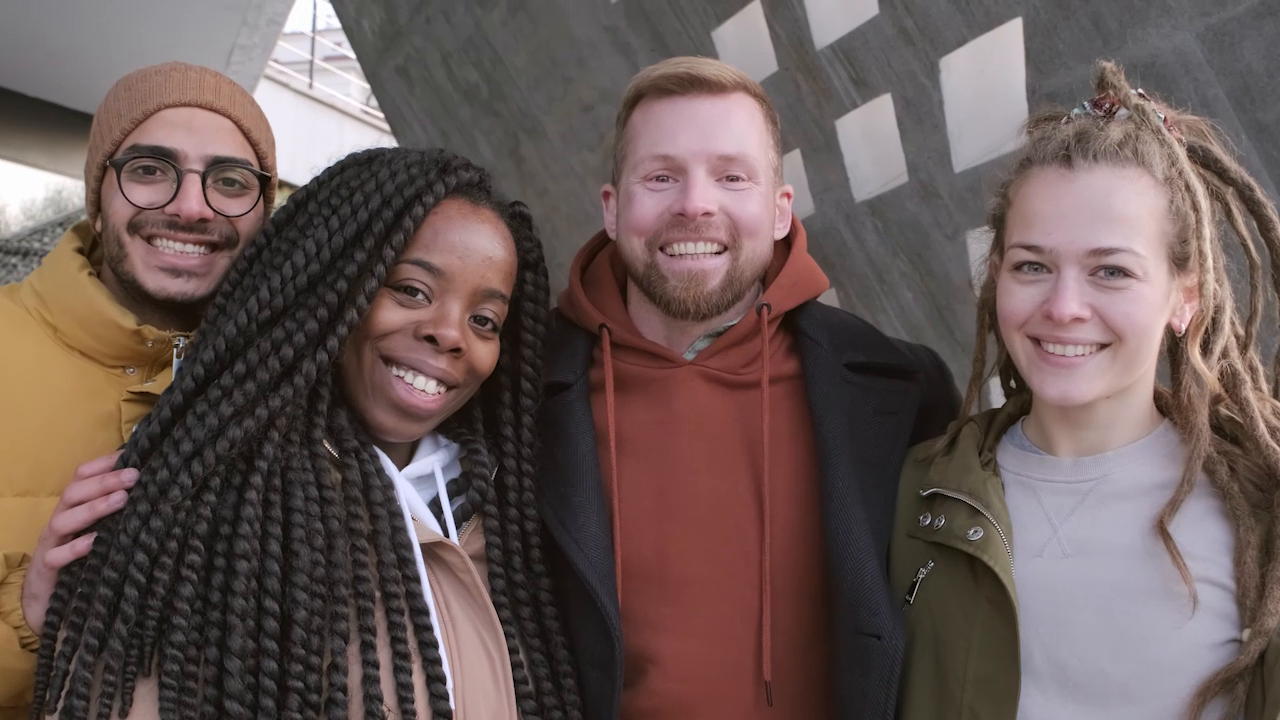
#> input picture frame 24 of Web-application/1.mp4, 1280 x 720 px, given in place of sample.mov, which was not available
$ jupyter execute --allow-errors arrange.ipynb   (text cells are left out)
#> lines starting #> are read from the running program, lines starting #| are printed output that depends on the picture; pictures that were not available may be replaced by others from this repository, and a replacement may not be noted
[cell 1]
import os
input_dir = os.path.join('videos', 'signed_videos')

# Loop through subdirectories
#> (the rest of this cell did not finish here and is left out)

[cell 2]
import os

input_dir = os.path.join('videos', 'signed_videos')

# Loop through subdirectories
#> (the rest of this cell did not finish here and is left out)

[cell 3]
import os
import shutil

path = "videos/signed_videos"

prefixes = ['ako', 'ikaw', 'maganda', 'magandang umaga', 'hi', 'hindi', 'oo', 'salamat', 'bakit', 'kamusta']

for root, dirs, files in os.walk('videos/signed_videos'):
    for prefix in prefixes:
        if prefix in dirs:
            prefix_count = 0
            for file in os.listdir(os.path.join(root, prefix)):
                if file.endswith(".MOV"):
                    prefix_count += 1
                    new_filename = f"{prefix_count}.MOV"
                    os.rename(os.path.join(root, prefix, file), os.path.join(root, prefix, new_filename))

[cell 4]
# count the number of frames in each video
from moviepy.video.io.VideoFileClip import VideoFileClip

# [20 lines left out: functions get_fps, print_fps_of_all_videos_in_subdirectories, not called in this run]

#> (a cell that did not finish here is left out)

[cell 6]
# This code will create a new video file called output.mp4 in your current working directory with only 30 frames.
# If your original video has less than 30 frames, it will repeat the last frame until it reaches 30 frames.
# If your original video has more than 30 frames, it will squeeze it down to 30 frames.

import cv2
import os

def squeeze_video_to_30_frames(video_path):
    # Open the video file
#> called with video_path = 'videos/signed_videos/sample.mov'
    cap = cv2.VideoCapture(video_path)

    # Get the total number of frames in the video
    total_frames = int(cap.get(cv2.CAP_PROP_FRAME_COUNT))

    # Calculate the number of frames to skip between each frame
    skip_frames = int(total_frames / 30)

    # Create a new video writer object
    fourcc = cv2.VideoWriter_fourcc(*'mp4v')
    out = cv2.VideoWriter('output.mp4', fourcc, 30, (640, 480))

    # Loop through each frame in the video
    for i in range(total_frames):
        # Read the current frame
        ret, frame = cap.read()

        # If we've reached a frame that we want to keep
        if i % skip_frames == 0:
            # Write the frame to the output video
            out.write(frame)

        # If we've reached the end of the video
        if i == total_frames - 1:
            # Repeat the last frame until we have 30 frames
            while out.get(cv2.CAP_PROP_FRAME_COUNT) < 30:
                out.write(frame)
#> this loop made 31 passes
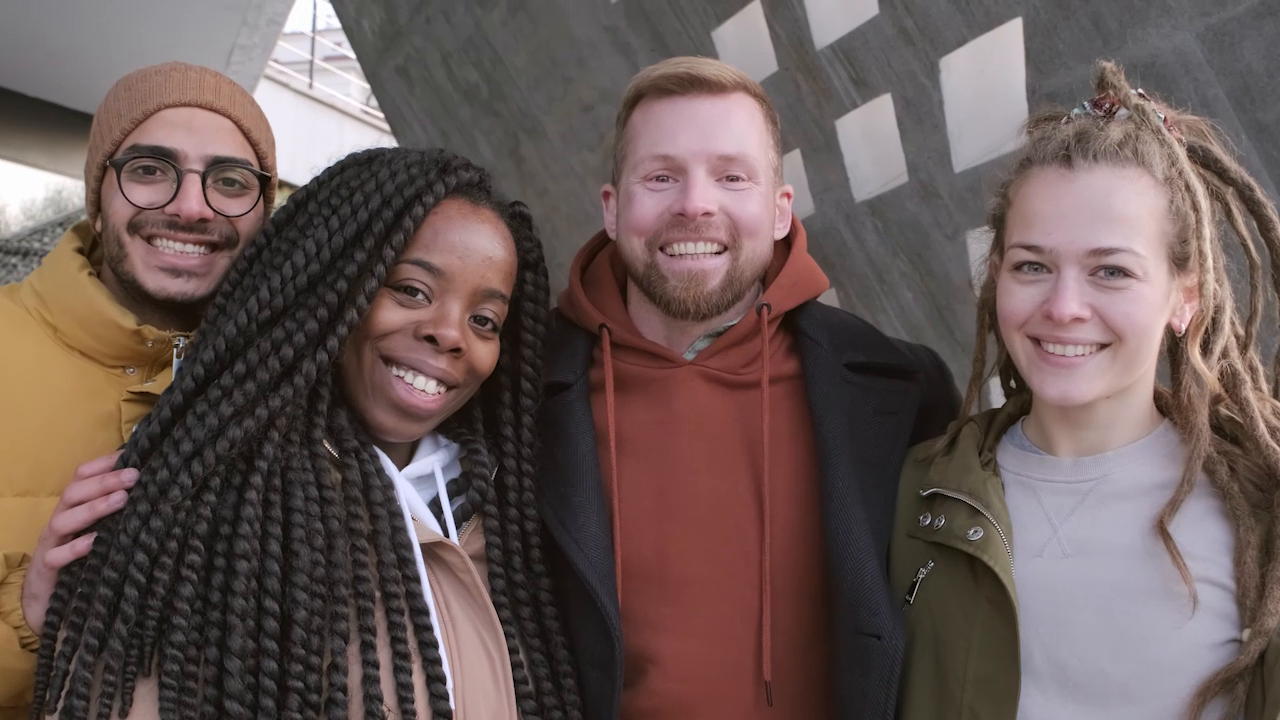
#> input picture frame 24 of Web-application/1.mp4, 1280 x 720 px, given in place of sample.mov, which was not available
#> pass 3, in squeeze_video_to_30_frames, `ret, frame = cap.read()`:
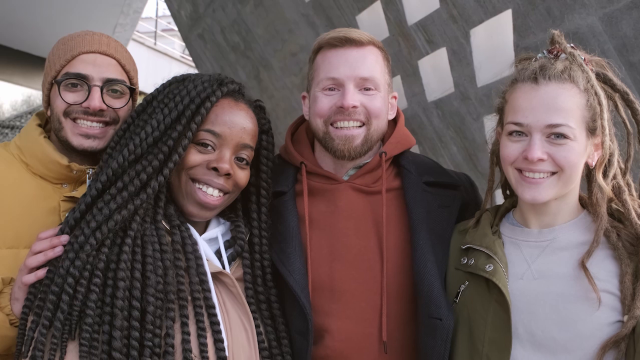
#> frame: shape (720, 1280, 3) (shown at 1/2 size); mean B, G, R 87.3, 89.5, 106.4
#> after the loop:
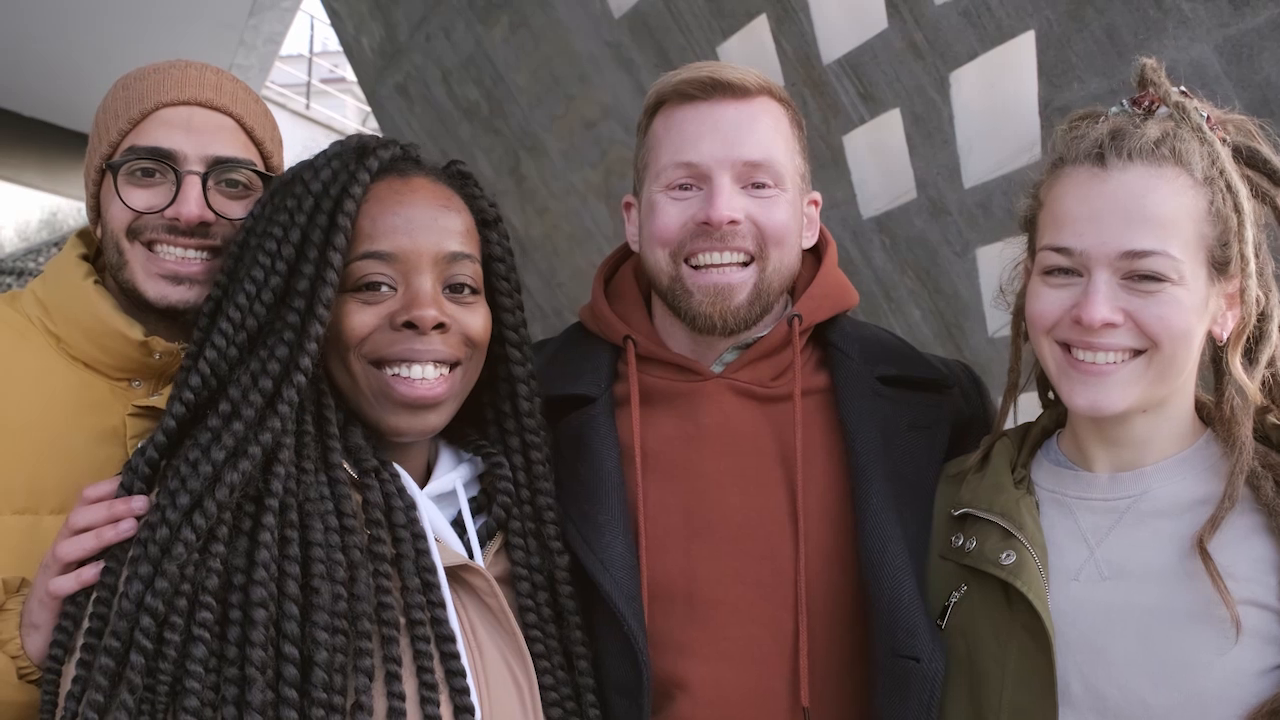
#> frame: shape (720, 1280, 3); mean B, G, R 86.7, 89, 106

    # Release the video capture and writer objects
    cap.release()
    out.release()

$ run again, starting later in the video
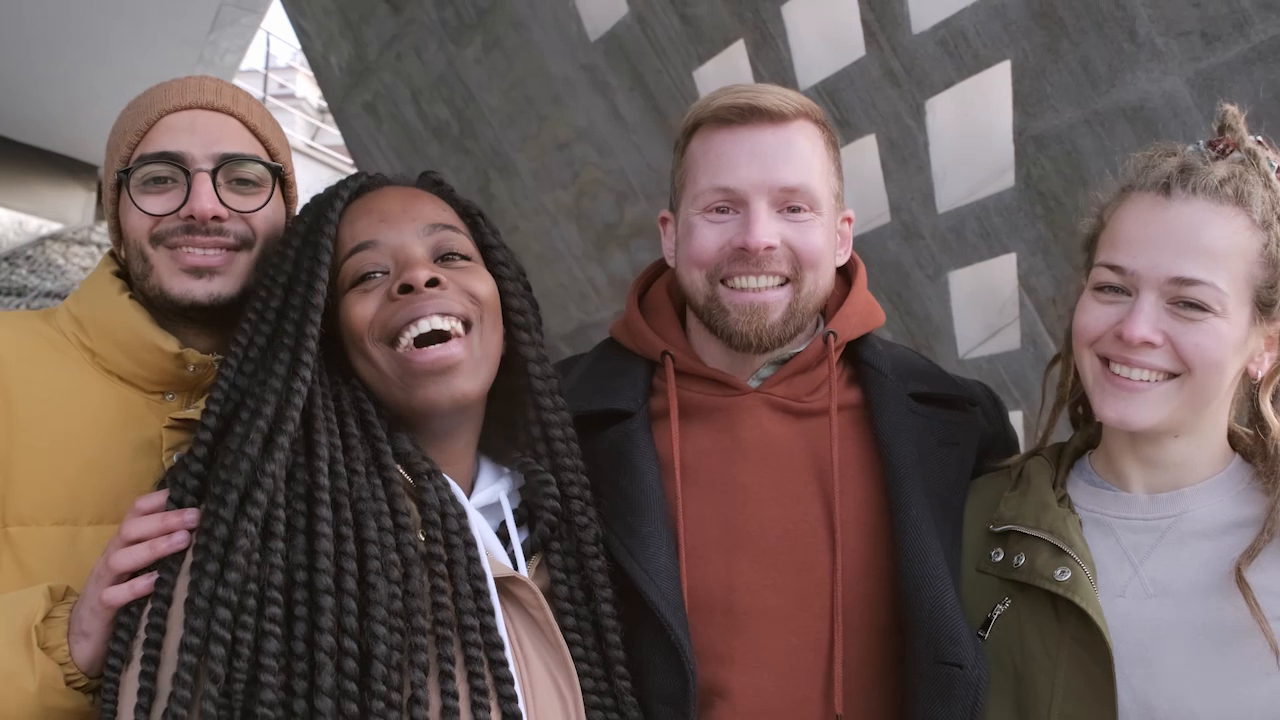
#> input picture frame 108 of Web-application/1.mp4, 1280 x 720 px, given in place of sample.mov, which was not available
#> the loop in squeeze_video_to_30_frames, `for i in range(total_frames):` made 31 passes
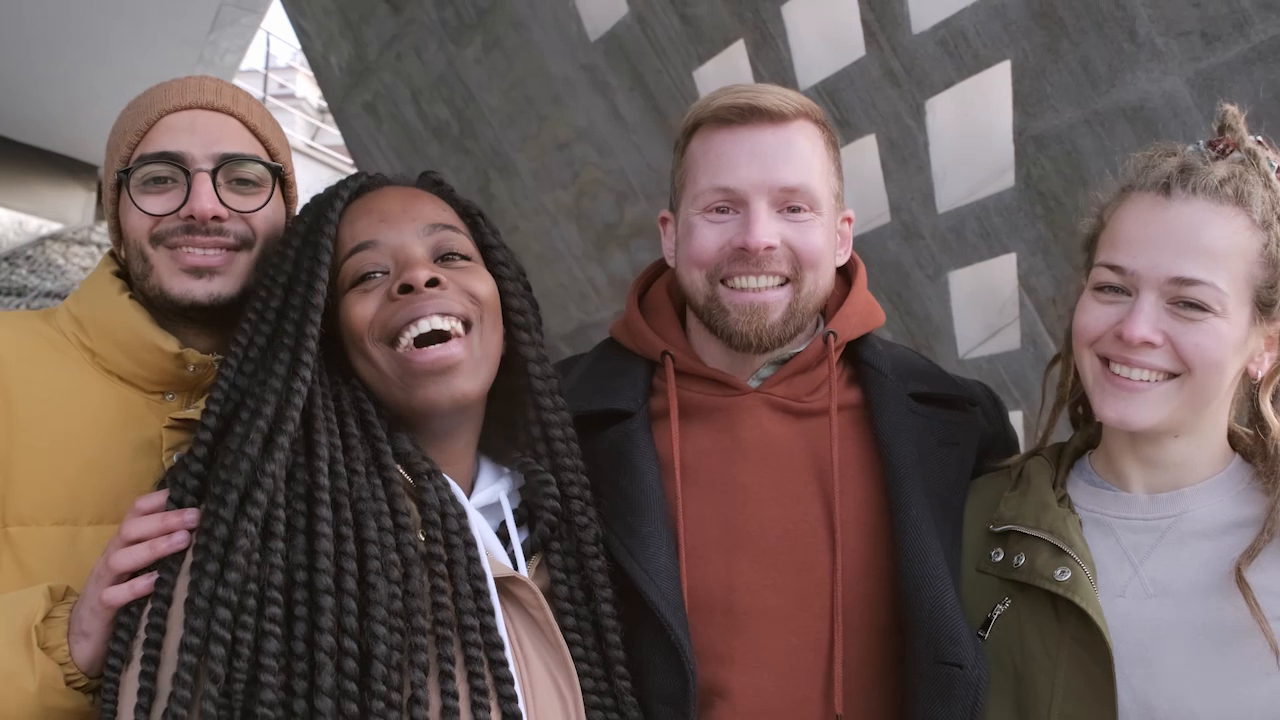
#> input picture frame 108 of Web-application/1.mp4, 1280 x 720 px, given in place of sample.mov, which was not available
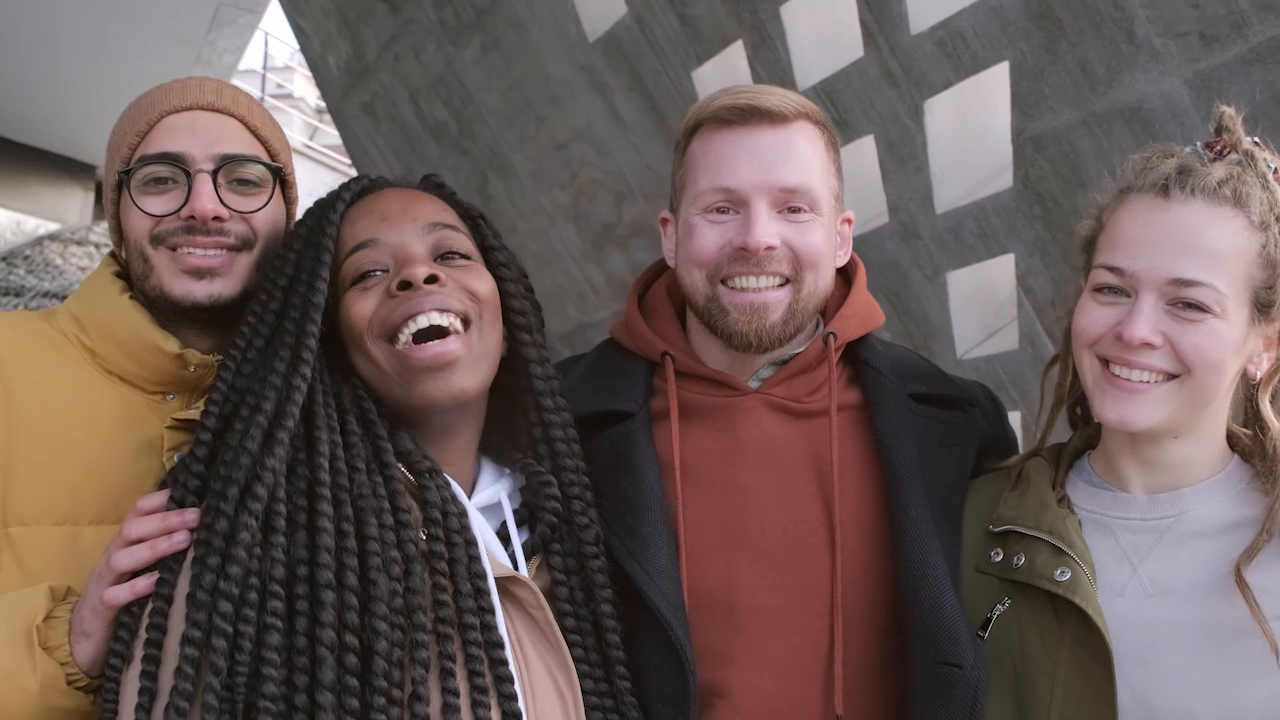
#> input picture frame 109 of Web-application/1.mp4, 1280 x 720 px, given in place of sample.mov, which was not available
#> after the loop in squeeze_video_to_30_frames, `for i in range(total_frames):`:
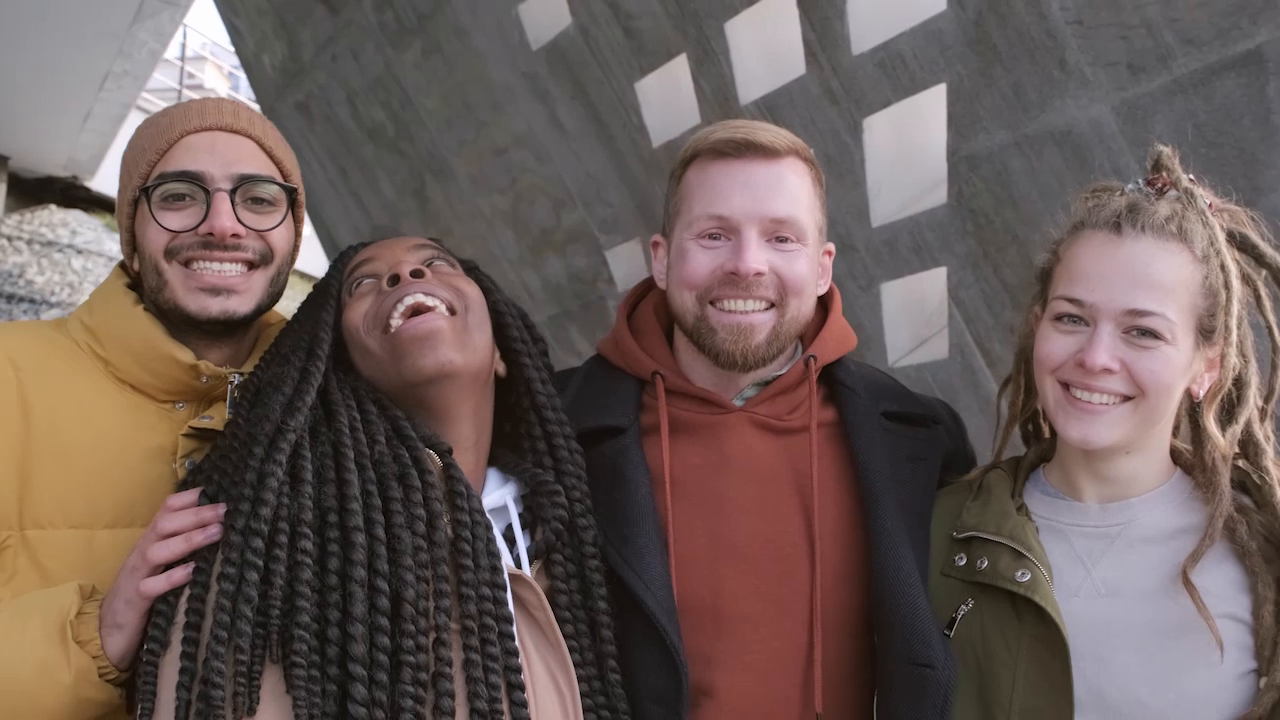
#> frame: shape (720, 1280, 3); mean B, G, R 89.1, 92.7, 108.6
